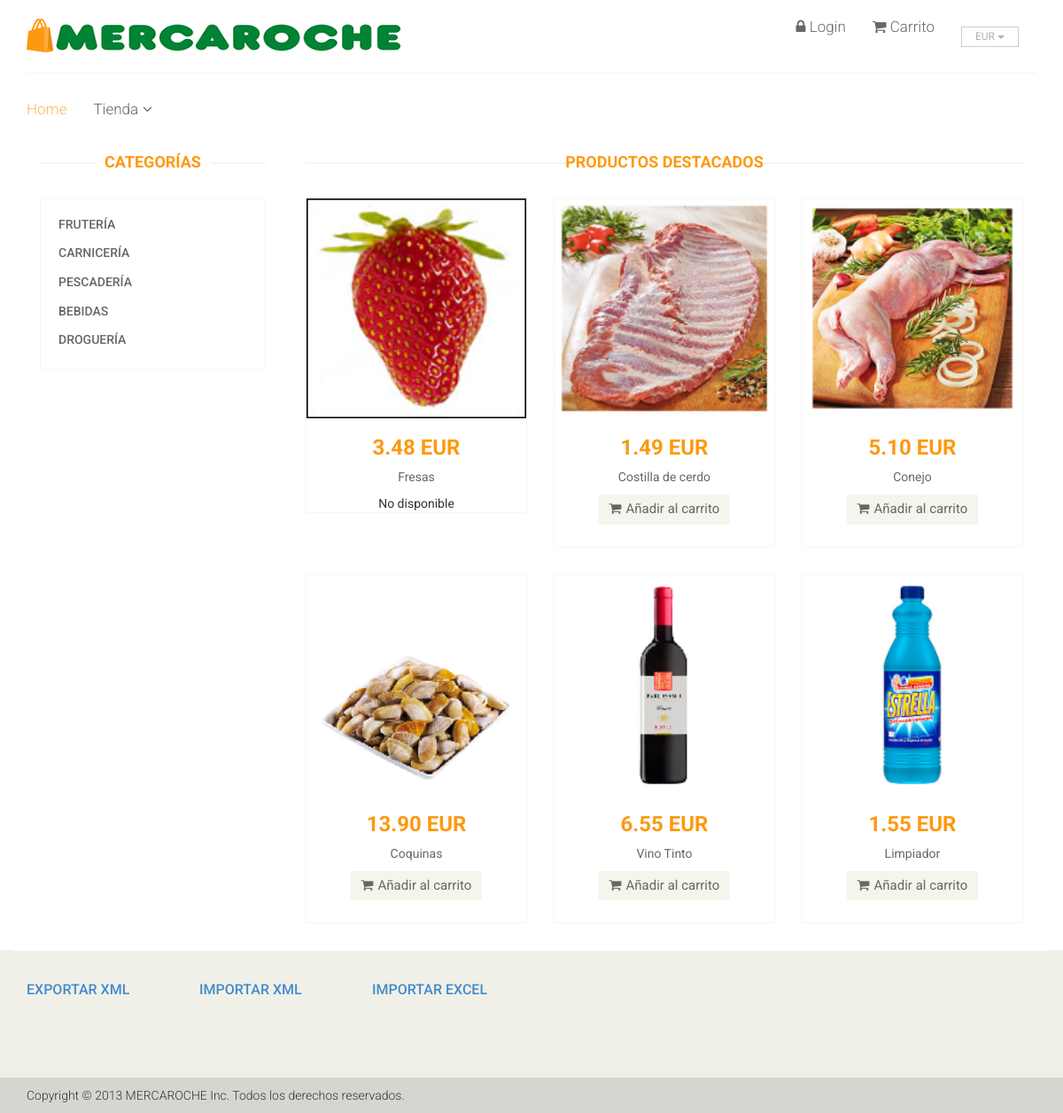
The page / on the database its author committed.
### tables this page shows
CREATE TABLE IF NOT EXISTS `categoria` (
  `idCat` int(11) NOT NULL,
  `codCat` varchar(45) DEFAULT NULL,
  `nombreCat` varchar(50) DEFAULT NULL,
  `descripcionCat` text,
  `anuncioCat` text,
  `se_muestra` tinyint(1) DEFAULT NULL
);

CREATE TABLE IF NOT EXISTS `producto` (
  `idPro` int(11) NOT NULL,
  `Categoria_idCat` int(11) NOT NULL,
  `CodPro` varchar(45) DEFAULT NULL,
  `nombrePro` varchar(50) DEFAULT NULL,
  `precio` decimal(5,2) DEFAULT NULL,
  `descuento` decimal(5,2) DEFAULT NULL,
  `imagen` varchar(256) DEFAULT NULL,
  `iva` decimal(5,2) DEFAULT NULL,
  `descripcionPro` text,
  `anuncioPro` text,
  `stock` int(11) DEFAULT NULL,
  `seleccionado` tinyint(1) DEFAULT NULL,
  `fec_ini` date DEFAULT NULL,
  `fec_fin` date DEFAULT NULL,
  `destacado` tinyint(1) DEFAULT NULL,
  `se_muestra` tinyint(1) DEFAULT NULL
);

### application/controllers/Welcome.php (called while the page is built, shortened)
<?php
class Welcome extends CI_Controller {
    public function __construct() {
        $this->load->library('session');
        $this->load->library('pagination');
        $this->load->model('Productos');
        $this->load->helper('url');
        $this->load->helper('monedas');
    }
    public function index() {
        $categorias = $this->Productos->Categorias();
        $productos = $this->Productos->ProductosDestacados();
        $cuerpo['d1'] = $this->load->view('category', array('cat' => $categorias), true);
        $cuerpo['d2'] = $this->load->view('index', array('pro' => $productos), true);
        $this->load->view('plantilla', array('cuerpo' => $cuerpo));
    }
}

### index.php (called while the page is built, shortened)
<?php
require_once BASEPATH.'core/CodeIgniter.php';

### application/models/productos.php (called while the page is built, shortened)
<?php
class productos extends CI_Model {
    public function ProductosDestacados()
    {
        $qr = $this->db->query('select * from producto '
                . 'where destacado=1 '
                . 'and (curdate()<=fec_fin and curdate()>=fec_ini);');
        return $qr->result_array();
    }
    public function Categorias()
    {
        $qr = $this->db->query('select * from categoria '
                . 'where se_muestra=1;');
        return $qr->result_array();
    }
}

### application/views/index.php (the view, shortened to what this page needs)
<section>
    <div class="col-sm-9 padding-right">
        <div class="features_items">
            <h2 class="title text-center">Productos destacados</h2>
            <?php foreach ($pro as $producto) { ?>
                <div class="col-sm-4">
                    <div class="product-image-wrapper">
                        <div class="single-products">
                            <div class="productinfo text-center">
                                <?php echo anchor('detalle/index/' . $producto['idPro'], '
                                <img src= "' . base_url() . 'assets/img/' . $producto['imagen'] . '"/>') ?>
                                <h2><?= number_format($producto['precio'] * (float) $_SESSION['tarifa'], 2, '.', '') . ' ' . $_SESSION['moneda'] ?></h2>
                                <p><?= $producto['nombrePro'] ?></p>
                                <?php if ($producto['stock'] > 0) { ?>
                                    <a href="<?= base_url() ?>index.php/Cart/guardar/<?= $producto['idPro'] ?>"
                                       class="btn btn-default add-to-cart">
                                        <i class="fa fa-shopping-cart"></i>Añadir al carrito</a>
                                    <?php } else {
                                        echo 'No disponible';
                                    } ?>
                            </div>
                        </div>
                    </div>
                </div>
<?php } ?>
        </div>
    </div>
</div>

### application/views/category.php
 <div class="container">
     <div class="row"></div><div class="col-sm-3">
                    <div class="left-sidebar">
                        <h2>Categorías</h2>
                        <div class="panel-group category-products" id="accordian">
<?php foreach ($cat as $categoria) { ?>
                            <div class="panel panel-default">
                                <div class="panel-heading">
                                    <h4 class="panel-title"> <?php echo anchor('Categoria/mostrar/'.$categoria['idCat'], $categoria['nombreCat']) ?></h4>
                                </div>
</div> <?php }?>
                        </div>
                    </div>
                </div>

### application/views/plantilla.php (shortened to what this page needs)
<!DOCTYPE html>
<html lang="en">
    <head>
        <link href="<?= base_url() . 'assets/' ?>css/bootstrap.min.css" rel="stylesheet">
        <link href="<?= base_url() . 'assets/' ?>css/font-awesome.min.css" rel="stylesheet">
        <link href="<?= base_url() . 'assets/' ?>css/prettyPhoto.css" rel="stylesheet">
        <link href="<?= base_url() . 'assets/' ?>css/price-range.css" rel="stylesheet">
        <link href="<?= base_url() . 'assets/' ?>css/animate.css" rel="stylesheet">
        <link href="<?= base_url() . 'assets/' ?>css/main.css" rel="stylesheet">
        <link href="<?= base_url() . 'assets/' ?>css/responsive.css" rel="stylesheet">
    </head>
    <body>
        <header id="header">
            <div class="header-middle">
                <div class="container">
                    <div class="row">
                        <div class="col-sm-4">
                            <div class="logo pull-left">
                                <a href="<?= base_url() ?>"><img src="<?= base_url() . 'assets/' ?>images/home/logo.png" alt="" /></a>
                            </div>
                        </div>
                        <div class="col-sm-8">
                            <div class="btn-group pull-right">
                                <div class="btn-group">
                                    <button type="button" class="btn btn-default dropdown-toggle usa" data-toggle="dropdown">
                                        <?php echo $_SESSION['moneda'] ?>
                                        <span class="caret"></span>
                                    </button>
                                </div>
                            </div>
                            <div class="mainmenu pull-right">
                                <ul class="nav navbar-nav collapse navbar-collapse">
                                    <?php if (isset($_SESSION['user'])) { ?>
                                        <li>Hola, <?php echo $_SESSION['nombreUser'] ?>!</li>
                                        <li class="dropdown">
                                            <a href="#"><i class="fa fa-user"></i>  Cuenta<i class="fa fa-angle-down"></i></a>
                                            <ul role="menu" class="sub-menu">
                                                <li><?php echo anchor("Login/datosUser", "Datos") ?></li>
                                                <li><?php echo anchor('Pedidos/MostrarPedidos', 'Pedidos') ?></li>
                                                <li><?php echo anchor('Login/CerrarSesion', 'Cerrar Sesión') ?></li>
                                            </ul></li><?php } else { ?>
                                        <li><?php echo anchor('Login/index', '<i class="fa fa-lock"></i>  Login') ?></li>
                                    <?php }
                                    ?>
                                    <li><?php echo anchor('Cart/muestraCart', '<i class="fa fa-shopping-cart"></i>  Carrito') ?></li>
                                </ul>
                            </div>
                        </div>
                    </div>
                </div>
            </div>
            <div class="header-bottom">
                <div class="container">
                    <div class="row">
                        <div class="col-sm-9">
                            <div class="mainmenu pull-left">
                                <ul class="nav navbar-nav collapse navbar-collapse">
                                    <li><a href="<?= base_url() ?>" class="active">Home</a></li>
                                    <li class="dropdown">
                                        <a href="#">Tienda<i class="fa fa-angle-down"></i></a>
                                    </li>
                                </ul>
                            </div>
                        </div>
                    </div>
                </div>
            </div>
        </header>
        <?php
        foreach ($cuerpo as $cue) {
            echo $cue;
        }
        ?>
        <footer id="footer">
            <div class="footer-widget">
                <div class="container">
                    <div class="row">
                        <div class="col-sm-2">
                            <div class="single-widget">
                                <h2><a href="<?= base_url() . 'index.php/ExportarXML/exportar' ?>">Exportar XML</a></h2>
                            </div>
                        </div>
                        <div class="col-sm-2">
                            <div class="single-widget">
                                <h2><a href="<?= base_url() . 'index.php/ImportarXML' ?>">Importar XML</a></h2>
                            </div>
                        </div>
                         <div class="col-sm-2">
                            <div class="single-widget">
                                <h2><a href="<?= base_url() . 'index.php/importarExcel' ?>">Importar Excel</a></h2>
                            </div>
                        </div>
                    </div>
                </div>
            </div>
            <div class="footer-bottom">
                <div class="container">
                    <div class="row">
                        <p class="pull-center">Copyright © 2013 MERCAROCHE Inc. Todos los derechos reservados.</p>
                    </div>
                </div>
            </div>
        </footer>
    </body>
</html>

### assets/css/main.css (style rules this page uses)
body { font-family: 'Roboto', sans-serif; background:; position: relative; font-weight:400px; }
ul li { list-style: none; }
a { -webkit-transition: 300ms; -moz-transition: 300ms; -o-transition: 300ms; transition: 300ms; }
h1, h2, h3, h4, h5, h6 { font-family: 'Roboto', sans-serif; }
.header-middle .container .row { border-bottom: 1px solid #f5f5f5; margin-left: 0; margin-right: 0; padding-bottom: 20px; padding-top: 20px; }
.header-middle .container .row .col-sm-4 { padding-left: 0; }
.header-middle .container .row .col-sm-8 { padding-right:0; }
.usa { border-radius: 0; color: #B4B1AB; font-size: 12px; margin-right: 20px; padding: 2px 15px; margin-top: 10px; }
.header-bottom { padding-bottom: 30px; padding-top: 30px; }
.navbar-collapse.collapse { padding-left: 0; }
.mainmenu ul li { padding-right: 15px; padding-left: 15px; }
.mainmenu ul li:first-child { padding-left: 0px; }
.mainmenu ul li a { color: #696763; font-family: 'Roboto', sans-serif; font-size: 17px; font-weight: 300; padding: 0; padding-bottom: 10px; }
.mainmenu ul li a:hover, .mainmenu ul li a.active, .shop-menu ul li a.active { background:none; color:#fdb45e; }
.fa-angle-down { padding-left: 5px; }
#footer { background: #F0F0E9; }
.footer-widget { margin-bottom: 68px; }
.footer-widget .container { border-top: 1px solid #FFFFFF; padding-top: 15px; }
.single-widget h2 { color: #666663; font-family: 'Roboto', sans-serif; font-size: 16px; font-weight: 500; margin-bottom: 22px; text-transform: uppercase; }
.footer-bottom { background: #D6D6D0; padding-top: 10px; }
.footer-bottom p { color: #363432; font-family: 'Roboto', sans-serif; font-weight: 300; margin-left: 15px; }
.category-products { border: 1px solid #F7F7F0; margin-bottom: 35px; padding-bottom: 20px; padding-top: 15px; }
.left-sidebar h2, .brands_products h2 { color: #FE980F; font-family: 'Roboto', sans-serif; font-size: 18px; font-weight: 700; margin: 0 auto 30px; text-align: center; text-transform: uppercase; position: relative; z-index:3; }
.left-sidebar h2:after, h2.title:after { content: " "; position: absolute; border: 1px solid #f5f5f5; bottom:8px; left: 0; width: 100%; height: 0; z-index: -2; }
.left-sidebar h2:before { content: " "; position: absolute; background: #fff; bottom: -6px; width: 130px; height: 30px; z-index: -1; left: 50%; margin-left: -65px; }
h2.title:before { content: " "; position: absolute; background: #fff; bottom: -6px; width: 220px; height: 30px; z-index: -1; left: 50%; margin-left: -110px; }
.category-products .panel { background-color: #FFFFFF; border: 0px; border-radius: 0px; box-shadow:none; margin-bottom: 0px; }
.category-products .panel-default .panel-heading { background-color: #FFFFFF; border: 0 none; color: #FFFFFF; padding: 5px 20px; }
.category-products .panel-default .panel-heading .panel-title a { color: #696763; font-family: 'Roboto', sans-serif; font-size: 14px; text-decoration: none; text-transform: uppercase; }
.padding-right { padding-right: 0; }
.features_items { overflow:hidden; }
h2.title { color: #FE980F; font-family: 'Roboto', sans-serif; font-size: 18px; font-weight: 700; margin: 0 15px; text-transform: uppercase; margin-bottom: 30px; position: relative; }
.product-image-wrapper { border:1px solid #F7F7F5; overflow: hidden; margin-bottom:30px; }
.single-products { position: relative; }
.productinfo h2 { color: #FE980F; font-family: 'Roboto', sans-serif; font-size: 24px; font-weight: 700; }
.productinfo p { font-family: 'Roboto', sans-serif; font-size: 14px; font-weight: 400; color: #696763; }
.productinfo img { width: 100%; }
.productinfo { position:relative; }
.add-to-cart { background:#F5F5ED; border: 0 none; border-radius: 0; color: #696763; font-family: 'Roboto', sans-serif; font-size: 15px; margin-bottom: 25px; }
.add-to-cart i { margin-right:5px; }

### rows shown on the page
categoria: idCat+nombreCat "FRUTERÍA"
categoria: idCat+nombreCat "CARNICERÍA"
categoria: idCat+nombreCat "PESCADERÍA"
categoria: idCat+nombreCat "BEBIDAS"
categoria: idCat+nombreCat "DROGUERÍA"
producto: idPro+imagen (picture), $producto['precio']*(float)$_SESSION['tarifa'] "3.48", nombrePro "Fresas", stock "No disponible"
producto: idPro+imagen (picture), $producto['precio']*(float)$_SESSION['tarifa'] "1.49", nombrePro "Costilla de cerdo"
producto: idPro+imagen (picture), $producto['precio']*(float)$_SESSION['tarifa'] "5.10", nombrePro "Conejo"
producto: idPro+imagen (picture), $producto['precio']*(float)$_SESSION['tarifa'] "13.90", nombrePro "Coquinas"
producto: idPro+imagen (picture), $producto['precio']*(float)$_SESSION['tarifa'] "6.55", nombrePro "Vino Tinto"
producto: idPro+imagen (picture), $producto['precio']*(float)$_SESSION['tarifa'] "1.55", nombrePro "Limpiador"

### other values the page prints
$_SESSION['moneda'] "EUR"
anchor('Login/index', '<i class="fa fa-lock"></i>  Login') "Login"
